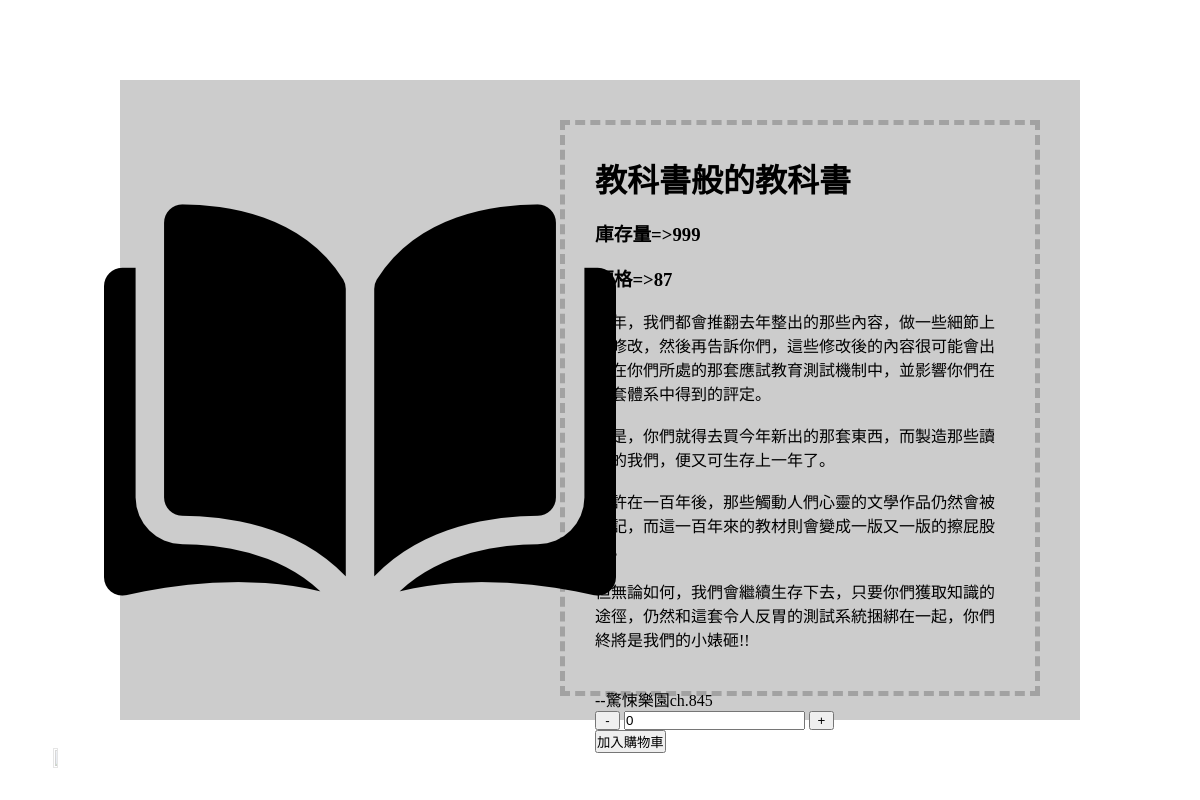
Page /source/productView.php?id=1 on the committed database.
### tables this page shows
CREATE TABLE `products` (
  `id` int(11) NOT NULL,
  `productName` varchar(50) NOT NULL,
  `imgLink` varchar(100) NOT NULL,
  `introduce` text DEFAULT NULL,
  `price` int(11) NOT NULL DEFAULT 0,
  `reserve` int(11) NOT NULL DEFAULT 0,
  `supplier` int(11) NOT NULL
);

### source/productView.php (the view, shortened to what this page needs)
<!DOCTYPE html>
<html>
    <head>
    </head>
    <body onload="setvalue();">
        <?php
            $id=$_GET['id'];
            $connect=new mysqli('localhost', 'root', "");
            $connect->select_db("final_project");
            $connect->set_charset("utf8");
            $commend="SELECT * FROM products WHERE id='$id'";
            $result=$connect->query($commend);
            $row=$result->fetch_row();
        ?>
        <div class="main">
            <div class="contain">
                <div class="imgBox">
                    <img src="<?php echo$row[2];?>">
                </div>
                <div class="textBox">
                    <h1><?php echo$row[1];?></h1><br>
                    <h3>庫存量=><?php echo$row[5];?></h3><br>
                    <h3>價格=><?php echo$row[4];?></h3><br>
                    <p><?php echo$row[3];?></p>
                    <form method="get" action="shoppingCart.php">
                        <input type="button" value="-" onclick="minus();" style="width:25px;">
                        <input type="text" name="orderQuality" id="orderQuality" >
                        <input type="button" value="+" onclick="plus();" style="width:25px;">
                        <br>
                        <input type="submit" value="加入購物車" name="submitOrder">
                    </form>
                </div>
            </div>
        </div>
        <div class="foot">
            <div class="back">
                <a href="shoppingCart.php"><img src="img/back.svg"></a>
            </div>
        </div>
    </body>
</html>

### source/productView.php (style rules this page uses)
* { padding: 0; margin: 0; box-sizing: border-box; }
.main { width:80vw; height:80vh; position:absolute; top:0; right:0; left:0; bottom:0; margin:auto; }
.contain { width:100%; height:100%; position:absolute; top:0; left:0; background-color: #cccccc; display: flex; }
.imgBox { width:50%; height:100%; display: flex; justify-content: center; align-items: center; }
.textBox { width:50%; height: 90%; position: absolute; top: 0; right: 0; bottom: 0; margin: 40px; border: 5px #0003 dashed; padding: 30px; }
.foot { width: 100vw; height: 10vh; position:absolute; bottom:0; }
.back { height: 100%; width: 100px; position:absolute; left:0; display: flex; justify-content: center; align-items: center; }
.back img { height: 50%; width: 50%; opacity: .4; }
.back a { padding-left: 25px; }

### rows in the picture
products: imgLink (picture), productName "教科書般的教科書", reserve "999", price "87", introduce "每年，我們都會推翻去年整出的那些內容，做一些細節上的修改，然後再告訴你們，這些修改後的內容很可能會出現在你們所處的那套應試教育測試機制中，並影響你們在這套體系中得到的評定。 於是，你們就得去買今年新出的那套東西，而製造那些讀物的我們，便又可生存上一年了。 或許在一百年後，那些觸動人們心靈的文學作品仍然會被銘記，而這一百年來的教材則會變成一版又一版的擦屁股紙。 但無論如何，我們會繼續生存下去，只要你們獲取知識的途徑，仍然和這套令人反胃的測試系統捆綁在一起，你們終將是我們的小婊砸!! --驚悚樂園ch.845"
